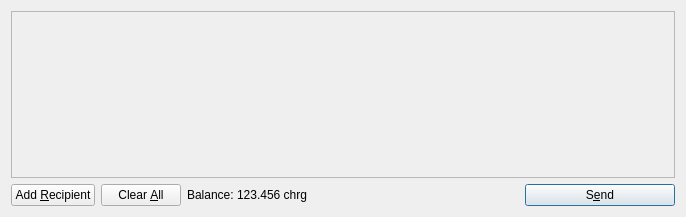
<?xml version="1.0" encoding="UTF-8"?>
<ui version="4.0">
 <class>SendCoinsDialog</class>
 <widget class="QDialog" name="SendCoinsDialog">
  <property name="geometry">
   <rect>
    <x>0</x>
    <y>0</y>
    <width>686</width>
    <height>217</height>
   </rect>
  </property>
  <property name="windowTitle">
   <string>Send Coins</string>
  </property>
  <layout class="QVBoxLayout" name="verticalLayout">
   <item>
    <widget class="QScrollArea" name="scrollArea">
     <property name="widgetResizable">
      <bool>true</bool>
     </property>
     <widget class="QWidget" name="scrollAreaWidgetContents">
      <property name="geometry">
       <rect>
        <x>0</x>
        <y>0</y>
        <width>666</width>
        <height>165</height>
       </rect>
      </property>
      <layout class="QVBoxLayout" name="verticalLayout_2">
       <property name="margin">
        <number>0</number>
       </property>
       <item>
        <layout class="QVBoxLayout" name="entries">
         <property name="spacing">
          <number>6</number>
         </property>
        </layout>
       </item>
       <item>
        <spacer name="verticalSpacer">
         <property name="orientation">
          <enum>Qt::Vertical</enum>
         </property>
         <property name="sizeHint" stdset="0">
          <size>
           <width>20</width>
           <height>40</height>
          </size>
         </property>
        </spacer>
       </item>
      </layout>
     </widget>
    </widget>
   </item>
   <item>
    <layout class="QHBoxLayout" name="horizontalLayout">
     <item>
      <widget class="QPushButton" name="addButton">
       <property name="toolTip">
        <string>Send to multiple recipients at once</string>
       </property>
       <property name="text">
        <string>Add &amp;Recipient</string>
       </property>
       <property name="icon">
        <iconset resource="../bitcoin.qrc">
         <normaloff>:/icons/add</normaloff>:/icons/add</iconset>
       </property>
       <property name="autoDefault">
        <bool>false</bool>
       </property>
      </widget>
     </item>
     <item>
      <widget class="QPushButton" name="clearButton">
       <property name="sizePolicy">
        <sizepolicy hsizetype="Minimum" vsizetype="Fixed">
         <horstretch>0</horstretch>
         <verstretch>0</verstretch>
        </sizepolicy>
       </property>
       <property name="toolTip">
        <string>Remove all transaction fields</string>
       </property>
       <property name="text">
        <string>Clear &amp;All</string>
       </property>
       <property name="icon">
        <iconset resource="../bitcoin.qrc">
         <normaloff>:/icons/remove</normaloff>:/icons/remove</iconset>
       </property>
       <property name="autoRepeatDelay">
        <number>300</number>
       </property>
       <property name="autoDefault">
        <bool>false</bool>
       </property>
      </widget>
     </item>
     <item>
      <layout class="QHBoxLayout" name="horizontalLayout_2">
       <property name="spacing">
        <number>3</number>
       </property>
       <item>
        <widget class="QLabel" name="label">
         <property name="text">
          <string>Balance:</string>
         </property>
        </widget>
       </item>
       <item>
        <widget class="QLabel" name="labelBalance">
         <property name="cursor">
          <cursorShape>IBeamCursor</cursorShape>
         </property>
         <property name="text">
          <string>123.456 chrg</string>
         </property>
         <property name="textInteractionFlags">
          <set>Qt::LinksAccessibleByMouse|Qt::TextSelectableByKeyboard|Qt::TextSelectableByMouse</set>
         </property>
        </widget>
       </item>
      </layout>
     </item>
     <item>
      <spacer name="horizontalSpacer">
       <property name="orientation">
        <enum>Qt::Horizontal</enum>
       </property>
       <property name="sizeHint" stdset="0">
        <size>
         <width>40</width>
         <height>20</height>
        </size>
       </property>
      </spacer>
     </item>
     <item>
      <widget class="QPushButton" name="sendButton">
       <property name="minimumSize">
        <size>
         <width>150</width>
         <height>0</height>
        </size>
       </property>
       <property name="toolTip">
        <string>Confirm the send action</string>
       </property>
       <property name="text">
        <string>S&amp;end</string>
       </property>
       <property name="icon">
        <iconset resource="../bitcoin.qrc">
         <normaloff>:/icons/send</normaloff>:/icons/send</iconset>
       </property>
       <property name="default">
        <bool>true</bool>
       </property>
      </widget>
     </item>
    </layout>
   </item>
  </layout>
 </widget>
 <resources>
  <include location="../bitcoin.qrc"/>
 </resources>
 <connections/>
</ui>
